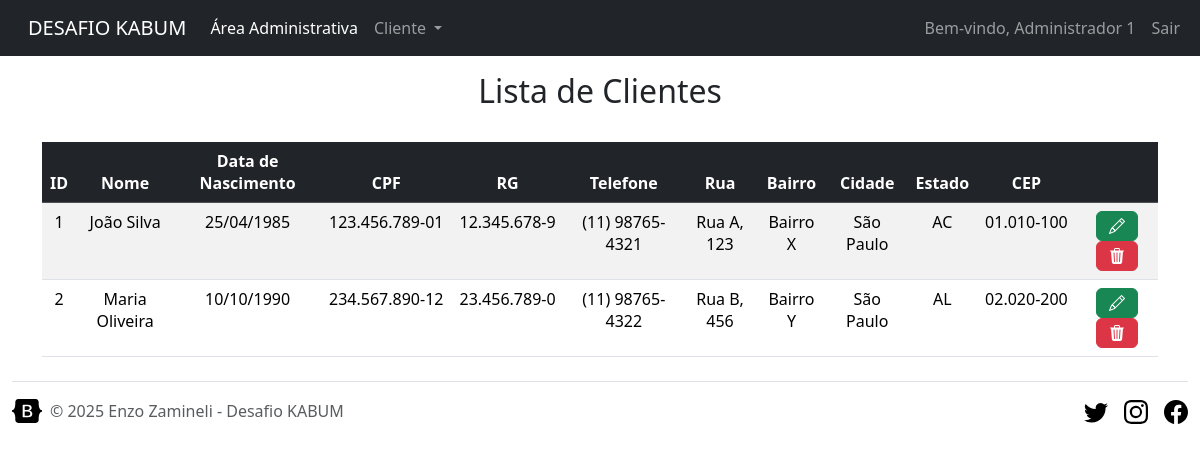
The app's page /portal-administrativo/funcoes/listarCliente.php (signed in), older data.
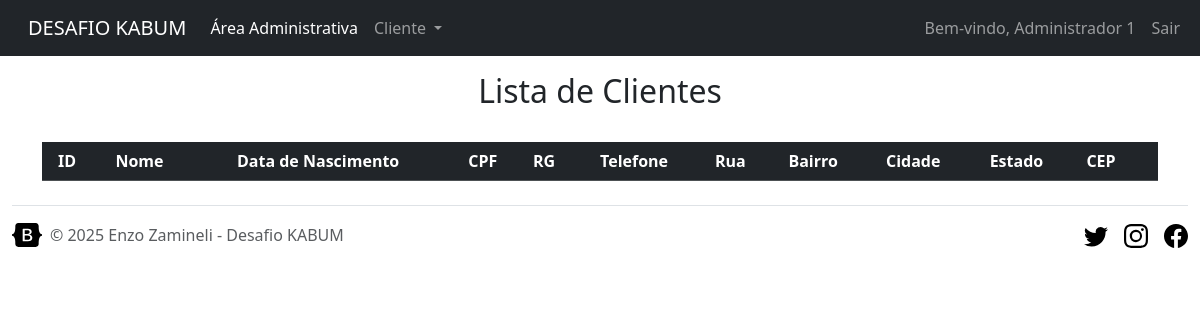
The same page, newer data.
### tables this page shows
CREATE TABLE endereco (
    idEndereco INT UNSIGNED AUTO_INCREMENT PRIMARY KEY,
    rua VARCHAR(255) NOT NULL,
    bairro VARCHAR(100) NOT NULL,
    cidade VARCHAR(100) NOT NULL,
    cep VARCHAR(10) NOT NULL,
    clienteId INT UNSIGNED NOT NULL,
    estadoId INT UNSIGNED NOT NULL,
    FOREIGN KEY (clienteId) REFERENCES cliente(idCliente),
    FOREIGN KEY (estadoId) REFERENCES estados(idEstado)
);

CREATE TABLE cliente(
    idCliente INT UNSIGNED PRIMARY KEY AUTO_INCREMENT NOT NULL,
    nome VARCHAR(50) NOT NULL,
    dataNascimento DATE,
    cpf VARCHAR(11) UNIQUE NOT NULL,
    rg VARCHAR(9) NOT NULL,
    telefone VARCHAR(11) NOT NULL
);

CREATE TABLE estados(
    idEstado INT UNSIGNED PRIMARY KEY AUTO_INCREMENT NOT NULL,
    siglaEstado VARCHAR(2) NOT NULL,
    nomeEstado VARCHAR(50) NOT NULL
);

### classes/Funcoes.php (called while the page is built, shortened)
<?php
    class Funcoes {
        private PDO $database;
        public function __construct(PDO $database){
            $this->database = $database;
        }
        public function listar(): array{
            $sql = "SELECT idCliente, nome, dataNascimento, cpf, rg, telefone, rua, bairro, cidade, siglaEstado AS Estado, cep
                    FROM endereco
                    LEFT JOIN cliente ON clienteId = idCliente
                    LEFT JOIN estados ON estadoId = idEstado";
            $stmt = $this->database->prepare($sql);
            $stmt->execute();
            $result = $stmt->fetchAll(PDO::FETCH_ASSOC);
            return $result;
        }
    }
?>

### portal-administrativo/funcoes/listarCliente.php (the view, shortened to what this page needs)
<?php
    require_once "../../classes/Funcoes.php";
    include_once "../../templates/navBar.php";
    $db = new Database();
    $pdo = $db->conectar();
    if ($pdo) {
        $funcoes = new Funcoes($pdo);
        if (isset($_GET['idCliente'])) {
            $clienteId = filter_input(INPUT_GET, 'idCliente', FILTER_SANITIZE_NUMBER_INT);
            $clientes = $funcoes->listar($clienteId);
        } else {
            $clientes = $funcoes->listar();
        }
    }
?>
<!DOCTYPE html>
<html lang="en">
<head>
    <link href="https://cdn.jsdelivr.net/npm/bootstrap@5.3.1/dist/css/bootstrap.min.css" rel="stylesheet">
    <link rel="stylesheet" href="https://cdn.jsdelivr.net/npm/bootstrap-icons@1.11.3/font/bootstrap-icons.min.css">
</head>
<body>
    <div class="container">
        <h2 class="text-center mx-auto py-3">Lista de Clientes</h2>
        <table class="table table-striped table-hover table-borderr mt-3">
            <thead class="table-dark">
                <tr>
                    <th class="text-center">ID</th>
                    <th class="text-center">Nome</th>
                    <th class="text-center">Data de Nascimento</th>
                    <th class="text-center">CPF</th>
                    <th class="text-center">RG</th>
                    <th class="text-center">Telefone</th>
                    <th class="text-center">Rua</th>
                    <th class="text-center">Bairro</th>
                    <th class="text-center">Cidade</th>
                    <th class="text-center">Estado</th>
                    <th class="text-center">CEP</th>
                    <th></th>
                </tr>
            </thead>
            <tbody>
                <?php
                    foreach($clientes as $cliente){ ?>
                        <tr>
                            <td class="text-center"><?=$cliente['idCliente']?></td>
                            <td class="text-center"><?=$cliente['nome']?></td>
                            <td class="text-center"><?=date_format(new DateTime($cliente['dataNascimento']), "d/m/Y")?></td>
                            <td class="text-center"><?=substr($cliente['cpf'], 0, 3) . '.' . substr($cliente['cpf'], 3, 3) . '.' . substr($cliente['cpf'], 6, 3) . '-' . substr($cliente['cpf'], 9, 2)?></td>
                            <td class="text-center"><?=substr($cliente['rg'], 0, 2) . '.' . substr($cliente['rg'], 2, 3) . '.' . substr($cliente['rg'], 5, 3) . '-' . substr($cliente['rg'], 8, 1)?></td>
                            <td class="text-center"><?='(' . substr($cliente['telefone'], 0, 2) . ') ' . substr($cliente['telefone'], 2, 5) . '-' . substr($cliente['telefone'], 7, 4)?></td>
                            <td class="text-center"><?=$cliente['rua']?></td>
                            <td class="text-center"><?=$cliente['bairro']?></td>
                            <td class="text-center"><?=$cliente['cidade']?></td>
                            <td class="text-center"><?=$cliente['Estado']?></td>
                            <td class="text-center"><?=substr($cliente['cep'], 0, 2) . '.' . substr($cliente['cep'], 2, 3) . '-' . substr($cliente['cep'], 5, 3)?></td>
                            <td class="text-center">
                                <a href="editarCliente.php?id=<?=$cliente['idCliente']?>" class="btn btn-success">
                                    <i class="bi bi-pencil"></i>
                                </a>
                                <a class="btn btn-danger" onclick="confirmarDelete('excluirCliente.php?idCliente=<?= $cliente['idCliente'] ?>', '<?= $cliente['nome'] ?>')">
                                    <i class="bi bi-trash3-fill"></i>
                                </a>
                            </td>
                        </tr>
                <?php
                    }
                ?>
            </tbody>
        </table>
    </div>
    <?php
        include_once "../../templates/footer.php";
    ?>
</body>
</html>

### templates/navBar.php (shortened to what this page needs)
<nav class="navbar navbar-expand-lg navbar-dark bg-dark">
  <div class="container-fluid">
    <a class="navbar-brand ps-3" href="#">DESAFIO KABUM</a>
    <div class="collapse navbar-collapse" id="navbarNavDropdown">
      <ul class="navbar-nav">
        <li class="nav-item">
          <a class="nav-link active" aria-current="page" href="http://localhost:8080/dev-kabum/desafio-kabum/portal-administrativo/area-administrativa.php#">Área Administrativa</a>
        </li>
        <li class="nav-item dropdown">
          <a class="nav-link dropdown-toggle" href="#" id="navbarDropdownMenuLink" role="button" data-bs-toggle="dropdown" aria-expanded="false">
            Cliente
          </a>
        </li>
      </ul>
      <ul class="navbar-nav ms-auto">
        <?php if (isset($_SESSION['user_name'])): ?>
          <li class="nav-item">
            <a class="nav-link" href="#">Bem-vindo, <?php echo $_SESSION['user_name']; ?></a>
          </li>
          <li class="nav-item">
            <a class="nav-link" href="../classes/Logout.php">Sair</a>
          </li>
        <?php else: ?>
          <li class="nav-item">
            <a class="nav-link" href="../index.php">Login</a>
          </li>
        <?php endif; ?>
      </ul>
    </div>
  </div>
</nav>

### templates/footer.php (shortened to what this page needs)
<div class="container-fluid mt-auto">
  <footer class="d-flex flex-wrap justify-content-between align-items-center py-3 my-4 border-top">
    <div class="col-md-4 d-flex align-items-center">
      <a href="http://localhost:8080/loja_EnzoZamineli/projeto_loja" class="mb-3 me-2 mb-md-0 text-body-secondary text-decoration-none lh-1">
        <svg class="bi" width="30" height="24"><use xlink:href="#bootstrap"/></svg>
      </a>
      <span class="mb-3 mb-md-0 text-body-secondary">&copy; 2025 Enzo Zamineli - Desafio KABUM</span>
    </div>
    <ul class="nav col-md-4 justify-content-end list-unstyled d-flex">
      <li class="ms-3"><a class="text-body-secondary" href="#"><svg class="bi" width="24" height="24"><use xlink:href="#twitter"/></svg></a></li>
      <li class="ms-3"><a class="text-body-secondary" href="#"><svg class="bi" width="24" height="24"><use xlink:href="#instagram"/></svg></a></li>
      <li class="ms-3"><a class="text-body-secondary" href="#"><svg class="bi" width="24" height="24"><use xlink:href="#facebook"/></svg></a></li>
    </ul>
  </footer>
</div>

Row changes from the older to the newer data that the page shows:
removed endereco: clienteId.idCliente "1", clienteId.nome "João Silva", clienteId.dataNascimento "25/04/1985", clienteId.cpf "123", clienteId.cpf "456", clienteId.cpf "789", clienteId.cpf "01", clienteId.rg "12", clienteId.rg "345", clienteId.rg "678", clienteId.rg "9", clienteId.telefone "11", clienteId.telefone "98765", clienteId.telefone "4321", rua "Rua A, 123", bairro "Bairro X", cidade "São Paulo", estadoId.siglaEstado "AC", cep "01", cep "010", cep "100"
removed endereco: clienteId.idCliente "2", clienteId.nome "Maria Oliveira", clienteId.dataNascimento "10/10/1990", clienteId.cpf "234", clienteId.cpf "567", clienteId.cpf "890", clienteId.cpf "12", clienteId.rg "23", clienteId.rg "456", clienteId.rg "789", clienteId.rg "0", clienteId.telefone "11", clienteId.telefone "98765", clienteId.telefone "4322", rua "Rua B, 456", bairro "Bairro Y", cidade "São Paulo", estadoId.siglaEstado "AL", cep "02", cep "020", cep "200"
